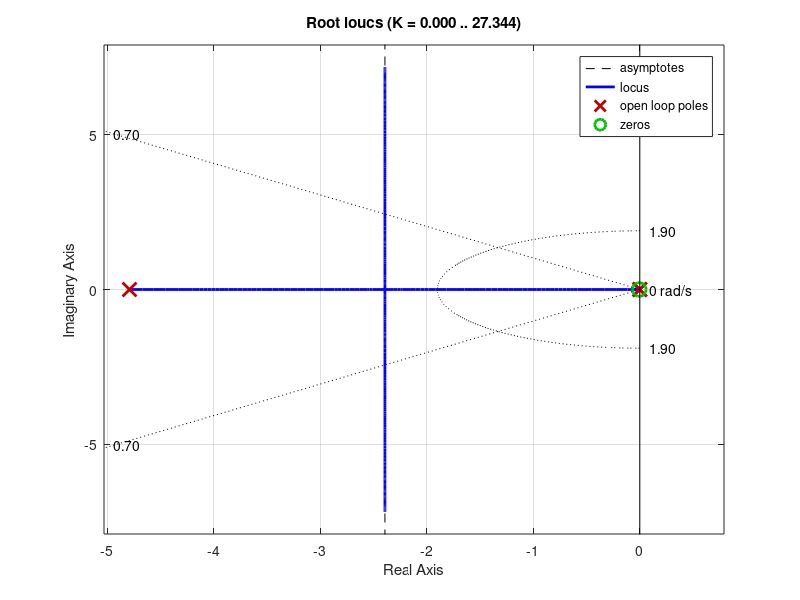
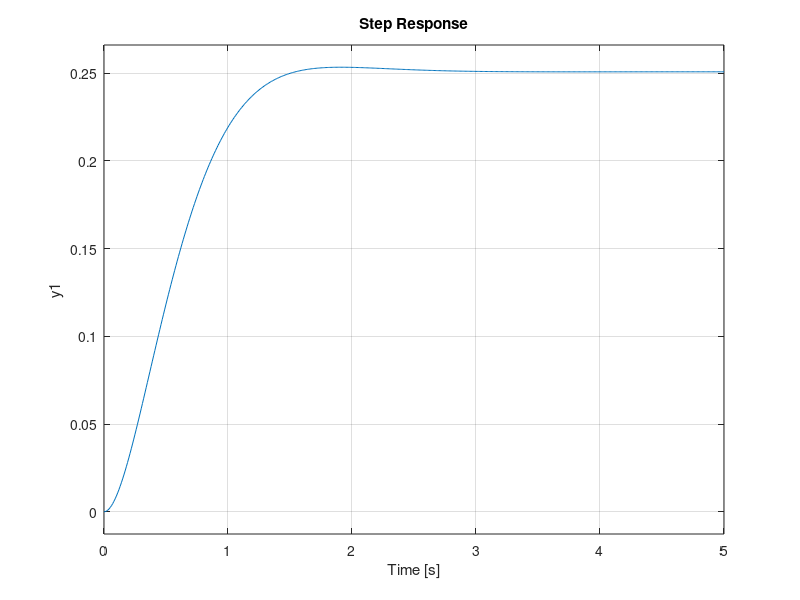

These charts were generated, in order, by the following MATLAB code: (Note: this script raises an error after producing the figures.)
g = 9.81; % m = 0.0023266, J = (2/3)mR^2
d = 0.09;
L = 0.30;
m = 0.011;
R = 0.015;
J = (2/5) * m * R^2;
s = tf('s');
P_ball = ((m * g * d) / (L * (m + (J / R^2)) * s^2));

% rlocus(P_ball)

zo = 0.005;
po = 4.79;
%po=7.8;
%z0= 0.006;
C=tf([1 zo],[1 po]);

rlocus(C*P_ball)
sgrid(0.70, 1.9)
% [k,poles]=rlocfind(C*P_ball);
k=4.0206;
%k= 9.6302;
sys_cl=feedback(k*C*P_ball,1);
t=0:0.01:5;
figure
step(0.25*sys_cl,t)
info = stepinfo(sys_cl);
fprintf('Maximum overshoot time : %.2f %%\n',info.Overshoot);
fprintf('Settling time : %.4f seconds\n',info.SettlingTime);